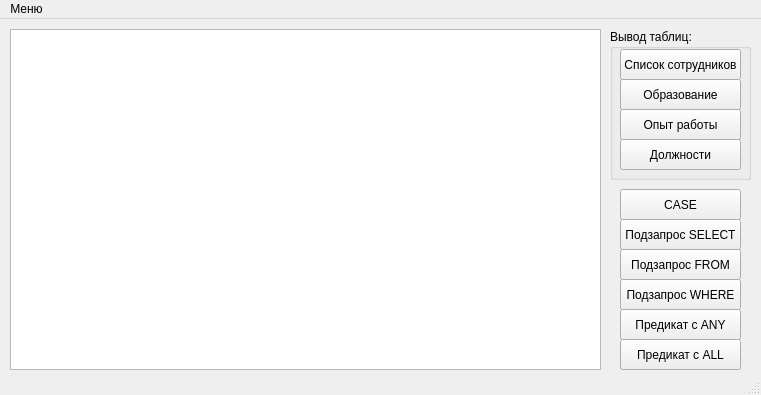
<?xml version="1.0" encoding="UTF-8"?>
<ui version="4.0">
 <class>MainWindow</class>
 <widget class="QMainWindow" name="MainWindow">
  <property name="geometry">
   <rect>
    <x>0</x>
    <y>0</y>
    <width>761</width>
    <height>395</height>
   </rect>
  </property>
  <property name="windowTitle">
   <string>Визуализация данных</string>
  </property>
  <widget class="QWidget" name="centralwidget">
   <widget class="QTableView" name="tableView">
    <property name="geometry">
     <rect>
      <x>10</x>
      <y>10</y>
      <width>591</width>
      <height>341</height>
     </rect>
    </property>
   </widget>
   <widget class="QGroupBox" name="groupBox">
    <property name="geometry">
     <rect>
      <x>610</x>
      <y>10</y>
      <width>141</width>
      <height>151</height>
     </rect>
    </property>
    <property name="title">
     <string>Вывод таблиц:</string>
    </property>
    <widget class="QPushButton" name="show_data_job">
     <property name="geometry">
      <rect>
       <x>10</x>
       <y>110</y>
       <width>121</width>
       <height>31</height>
      </rect>
     </property>
     <property name="text">
      <string>Должности</string>
     </property>
    </widget>
    <widget class="QPushButton" name="show_data_ex">
     <property name="geometry">
      <rect>
       <x>10</x>
       <y>80</y>
       <width>121</width>
       <height>31</height>
      </rect>
     </property>
     <property name="text">
      <string>Опыт работы</string>
     </property>
    </widget>
    <widget class="QPushButton" name="show_data_ed">
     <property name="geometry">
      <rect>
       <x>10</x>
       <y>50</y>
       <width>121</width>
       <height>31</height>
      </rect>
     </property>
     <property name="text">
      <string>Образование</string>
     </property>
    </widget>
    <widget class="QPushButton" name="show_data">
     <property name="geometry">
      <rect>
       <x>10</x>
       <y>20</y>
       <width>121</width>
       <height>31</height>
      </rect>
     </property>
     <property name="text">
      <string>Список сотрудников</string>
     </property>
    </widget>
   </widget>
   <widget class="QPushButton" name="pushButton">
    <property name="geometry">
     <rect>
      <x>620</x>
      <y>170</y>
      <width>121</width>
      <height>31</height>
     </rect>
    </property>
    <property name="text">
     <string>CASE</string>
    </property>
   </widget>
   <widget class="QPushButton" name="pushButton_2">
    <property name="geometry">
     <rect>
      <x>620</x>
      <y>200</y>
      <width>121</width>
      <height>31</height>
     </rect>
    </property>
    <property name="text">
     <string>Подзапрос SELECT</string>
    </property>
   </widget>
   <widget class="QPushButton" name="pushButton_3">
    <property name="geometry">
     <rect>
      <x>620</x>
      <y>230</y>
      <width>121</width>
      <height>31</height>
     </rect>
    </property>
    <property name="text">
     <string>Подзапрос FROM</string>
    </property>
   </widget>
   <widget class="QPushButton" name="pushButton_4">
    <property name="geometry">
     <rect>
      <x>620</x>
      <y>260</y>
      <width>121</width>
      <height>31</height>
     </rect>
    </property>
    <property name="text">
     <string>Подзапрос WHERE</string>
    </property>
   </widget>
   <widget class="QPushButton" name="pushButton_5">
    <property name="geometry">
     <rect>
      <x>620</x>
      <y>290</y>
      <width>121</width>
      <height>31</height>
     </rect>
    </property>
    <property name="text">
     <string>Предикат с ANY</string>
    </property>
   </widget>
   <widget class="QPushButton" name="pushButton_6">
    <property name="geometry">
     <rect>
      <x>620</x>
      <y>320</y>
      <width>121</width>
      <height>31</height>
     </rect>
    </property>
    <property name="text">
     <string>Предикат с ALL</string>
    </property>
   </widget>
  </widget>
  <widget class="QMenuBar" name="menubar">
   <property name="geometry">
    <rect>
     <x>0</x>
     <y>0</y>
     <width>761</width>
     <height>17</height>
    </rect>
   </property>
   <widget class="QMenu" name="menuMenu">
    <property name="title">
     <string>Меню</string>
    </property>
    <addaction name="actionConnect_to_database"/>
    <addaction name="actionAddData"/>
   </widget>
   <addaction name="menuMenu"/>
  </widget>
  <widget class="QStatusBar" name="statusbar"/>
  <action name="actionConnect_to_database">
   <property name="text">
    <string>Подключиться к БД</string>
   </property>
  </action>
  <action name="actionAddData">
   <property name="text">
    <string>Добавить данные о сотрудниках</string>
   </property>
  </action>
  <action name="actionChangeData">
   <property name="text">
    <string>Изменить данные о сотрудниках</string>
   </property>
  </action>
  <action name="actionDeleteData">
   <property name="text">
    <string>Удалить данные о сотрудниках</string>
   </property>
  </action>
 </widget>
 <resources/>
 <connections/>
</ui>
